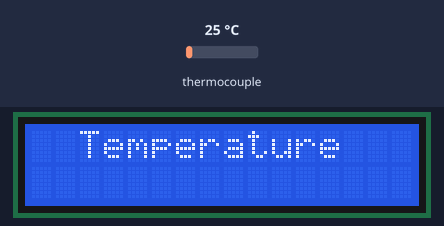
The sketch below on a simulated ESP8266 (NodeMCU). Parts: 16×2 character LCD. The inputs (shaded band) are chosen by the test bench; at power-on: thermocouple 25 °C. WiFi joins after 1.5 s; servers stay silent unless stated; uploads are accepted with an empty reply; what the sketch prints to the serial monitor is not drawn.

Above: at 0.1 s.
At 1.7 s:
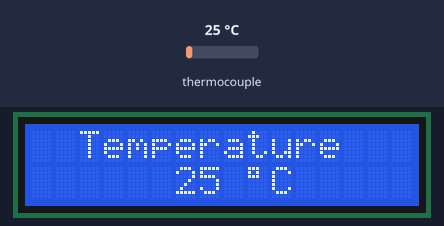

The sketch:

lcd.ino
```cpp
/*********
  Rui Santos
  Complete project details at https://randomnerdtutorials.com
*********/

#include <LiquidCrystal_I2C.h>
#include <Adafruit_MAX31865.h>
#include <ArduinoJson.h>
#include <ESP8266WiFi.h>
#include <ESP8266HTTPClient.h>
#include <ESP8266TrueRandom.h>
#include <SoftwareSerial.h>
SoftwareSerial s(D6,D5);
#define SERVER_IP "192.168.0.102:3000"
#define STASSID "BASE4TECH"
#define STAPSK  "470525pA"
#define RREF      430.0
// 100.0 for PT100, 1000.0 for PT1000
#define RNOMINAL  100.0

int recursive(int);
int lcdColumns = 16;
int lcdRows = 2;
void my_lcd(int);

LiquidCrystal_I2C lcd(0x27, lcdColumns, lcdRows);

// Use software SPI:         CS, DI, DO, CLK
//NodeMCU pins connected to: D0, D1, D2, D3
//NodeMCU pins connected to: D0, D5, D6, D3

//Adafruit_MAX31865 max1 = Adafruit_MAX31865(16, 5, 4, 0);
Adafruit_MAX31865 max1 = Adafruit_MAX31865(16, 14, 12, 0);

//Adafruit_MAX31865 max1 = Adafruit_MAX31865(14, 12, 13, 15);
byte uuidNumber[16];
int data;
int finalData = 0;

String uuidStr2;

int value=1;

char jsonOutput[1024];


void setup() {
  s.begin(9600);
  Serial.begin(9600);

  Serial.println();
  Serial.println();
  Serial.println();
  Serial.println("Adafruit MAX31865 PT100 Sensor Test!");
  max1.begin(MAX31865_3WIRE);  // set to 2WIRE or 4WIRE as necessary

   ESP8266TrueRandom.uuid(uuidNumber);
  String uuidStr = ESP8266TrueRandom.uuidToString(uuidNumber);
  uuidStr2 = uuidStr;
  Serial.println("The UUID number is " + uuidStr2);

  lcd.init();
  lcd.backlight();
  lcd.setCursor(2, 0);
  lcd.print("Temperature");

  WiFi.begin(STASSID, STAPSK);

  while (WiFi.status() != WL_CONNECTED) {
    delay(500);
    Serial.print(".");
  }
  Serial.println("");
  Serial.print("Connected! IP address: ");
  Serial.println(WiFi.localIP());

}

void loop() {

   int rtdValue = RTD();

   my_lcd(rtdValue);


   if ((WiFi.status() == WL_CONNECTED)) {

    Serial.print("RTDRDTDRTDTTD\n"+String(rtdValue));


    WiFiClient client;
    HTTPClient http;

    const size_t CAPACITY = JSON_OBJECT_SIZE(12);
    StaticJsonDocument<CAPACITY> doc;

    JsonObject object = doc.to<JsonObject>();


    String f = uuidStr2;

    object["woodId"]= f ;
    object["temp"]= rtdValue;

    serializeJson(doc,jsonOutput);

    Serial.print("[HTTP] begin...\n");
    // configure traged server and url
    http.begin(client, "http://" SERVER_IP "/temp"); //HTTP
    http.addHeader("Content-Type", "application/json");

    Serial.print("[HTTP] POST...\n");
    // start connection and send HTTP header and body
      z:
    int httpCode = http.POST(String(jsonOutput));
           delay(1500);

    // httpCode will be negative on error
    if (httpCode > 0) {
      // HTTP header has been send and Server response header has been handled
      Serial.printf("[HTTP] POST... code: %d\n", httpCode);

      // file found at server
      if (httpCode == HTTP_CODE_OK) {
        String payload = http.getString();
        Serial.println("\nreceived payload:"+String(httpCode));
        Serial.println(payload);
        Serial.println(">>");
      }
    } else {

      Serial.printf("[HTTP] POST... failed, error: %s\n", http.errorToString(httpCode).c_str());
      goto z;
    }

    http.end();
  }


recursive(value);
}

int recursive(int value){
  if(value<=10){
    delay(60000);
       value++;
       Serial.println(value);

      recursive(value);
    }
    else{
      value=1;
      return 0;
      }

  }


float RTD(){
  uint16_t rtd = max1.readRTD();

  float ratio = rtd;
  ratio /= 32768;

  float rtdvalue = max1.temperature(100, RREF);
  Serial.println(rtdvalue);

  return rtdvalue;
}


void my_lcd(int data){
   lcd.setCursor(2, 0);
   lcd.print("Temperature");
   lcd.setCursor(6, 1);
   lcd.print(data);
   lcd.setCursor(9, 1);
   lcd.print((char)223);
   lcd.setCursor(10, 1);
   lcd.print('C');

}
```
